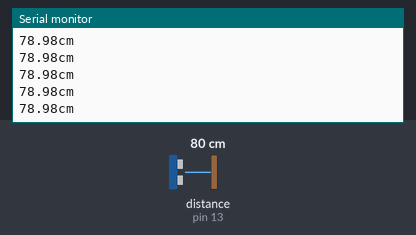
A sketch run on a simulated Arduino Uno, built with avr-gcc and run on an emulated ATmega328P. Shown: the last lines printed to the serial monitor. Wiring (inferred from the names in the program): ultrasonic range finder: trigger pin 12; echo pin 13. Inputs (shaded band) come from the test bench; at power-on: distance to the obstacle (sensor on pin 13) 80 cm. The echo pulse lasts 58.3 µs per cm.

Above: at 1.2 s.
1.3 s: distance to the obstacle (sensor on pin 13) set to 35 cm
At 2.1 s:
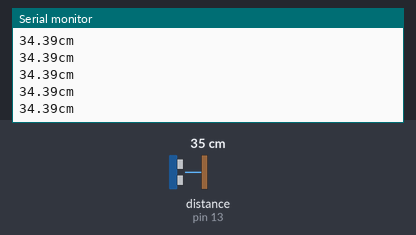
4.3 s: distance to the obstacle (sensor on pin 13) set to 120 cm
At 5.2 s:
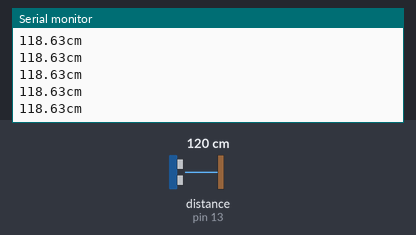
Timing chart, 0 to 7.3 s (numbered marks = the images above; inputs shaded):
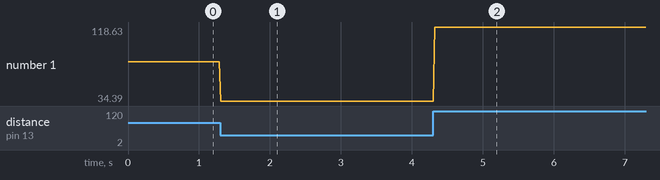

Measured:
- after the input at 1.3 s, the serial monitor: prints a new line at once (image 1)
- after the input at 4.3 s, the serial monitor: prints a new line at once (image 2)
- plotted number 1: 78.98 → 34.39 after the input at 1.3 s, 34.39 → 118.63 after the input at 4.3 s

The sketch:

5_Ultrasonic_Sensor.ino
```cpp
#define trig 12
#define echo 13

void setup() {
  Serial.begin(9600);
  pinMode(trig, OUTPUT);
  pinMode(echo, INPUT);

  digitalWrite(trig, LOW);
  digitalWrite(echo, LOW);
}

void loop() {
  // 초음파 발생
  digitalWrite(trig, HIGH);
  delayMicroseconds(10);
  digitalWrite(trig, LOW);

  // echo에서 HIGH를 유지하며 초음파 수신.
  unsigned long duration = pulseIn(echo, HIGH);
  digitalWrite(echo, LOW);
  // HIGH 동안의 시간(초음파가 되돌아온 시간)을 이용하여 거리를 계산한다.
  float distance = (float) 340 * duration / 20000;

  Serial.print(distance);
  Serial.println("cm");
  delay(20);
}
```
